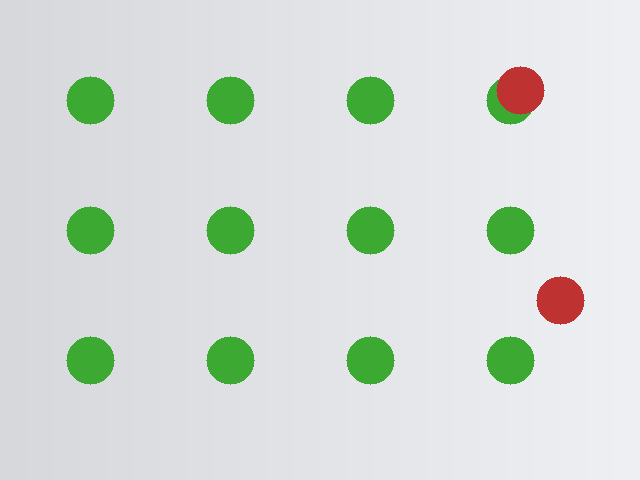
#> input picture lessons/python/素材/synth_balls.png, 640 x 480 px, found by its file name
$ python 5-3.py
#> lines starting #> are read from the running program, lines starting #| are printed output that depends on the picture; after the words box and inside, x2 and y2 are one past the last pixel; in counts of white or black regions, pixels touching at a corner belong together
# 练习 5-3：在 HSV 中取绿色圆球，统计像素、覆盖率与连通区域。
import cv2
import numpy as np


image = cv2.imread("素材/synth_balls.png")
#> image is the input picture: shape (480, 640, 3); mean B, G, R 217.3, 221.6, 214.1
hsv = cv2.cvtColor(image, cv2.COLOR_BGR2HSV)
#> hsv: shape (480, 640, 3); mean H, S, V 105.3, 20.3, 226.9
low = np.array([35, 80, 80], np.uint8)
high = np.array([85, 255, 255], np.uint8)
mask = cv2.inRange(hsv, low, high)
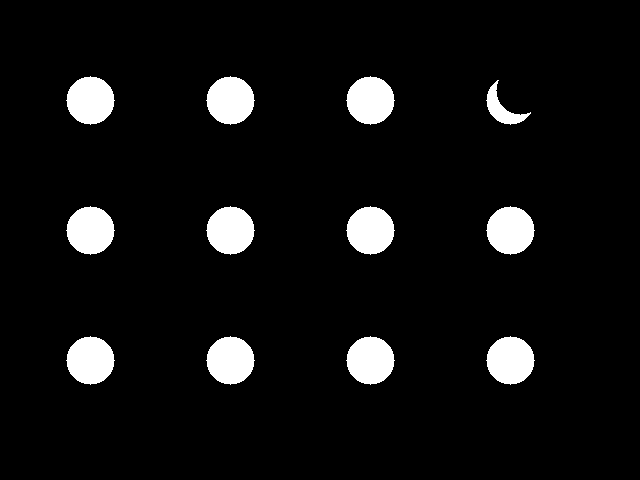
#> mask: shape (480, 640); 6.6% white; 12 white regions, largest, box (x1, y1, x2, y2) and area: (66, 76, 115, 125) 1793, (206, 76, 255, 125) 1793, (346, 76, 395, 125) 1793

print("green pixels:", int(mask.sum() // 255))
#| green pixels: 20389
print("coverage:", round(float(mask.mean() / 255.0), 4))
#| coverage: 0.0664
count, labels, stats, centers = cv2.connectedComponentsWithStats(mask)
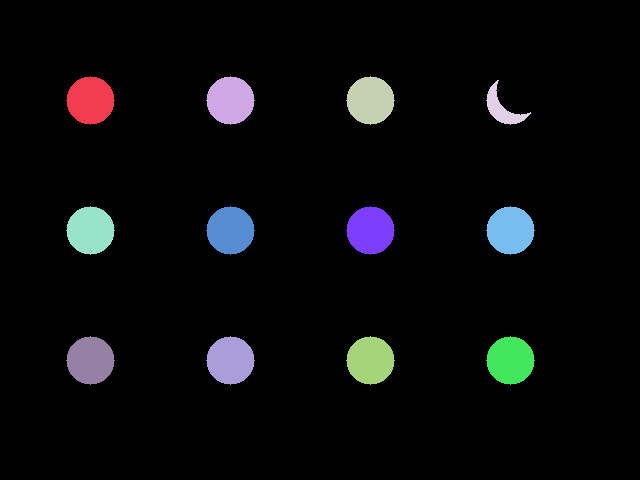
#> labels: shape (480, 640) int32; 13 distinct labels, from 0 to 12; one colour per label, 0 black
#> count = 13; stats = 13 rows, first 6: [0, 0, 640, 480, 286811], [66, 76, 49, 49, 1793], [206, 76, 49, 49, 1793], [346, 76, 49, 49, 1793], [486, 80, 45, 45, 666], [66, 206, 49, 49, 1793]; centers = 13 rows, first 8: [321.7, 239.6], [90, 100], [230, 100], [370, 100], [501.5, 108.5], [90, 230], [230, 230], [370, 230]
print("components:", count - 1)
#| components: 12
for index in range(1, count):
    x, y, w, h, area = stats[index]
    print("region:", int(area), (int(x), int(y), int(w), int(h)))
#> this loop made 12 passes
#> (x, y, w, h, area) on passes 1 to 12: (66, 76, 49, 49, 1793), (206, 76, 49, 49, 1793), (346, 76, 49, 49, 1793), (486, 80, 45, 45, 666), (66, 206, 49, 49, 1793), (206, 206, 49, 49, 1793), (346, 206, 49, 49, 1793), (486, 206, 49, 49, 1793), (66, 336, 49, 49, 1793), (206, 336, 49, 49, 1793), (346, 336, 49, 49, 1793), (486, 336, 49, 49, 1793)
#| region: 1793 (66, 76, 49, 49)
#| region: 1793 (206, 76, 49, 49)
#| region: 1793 (346, 76, 49, 49)
#| region: 666 (486, 80, 45, 45)
#| region: 1793 (66, 206, 49, 49)
#| region: 1793 (206, 206, 49, 49)
#| region: 1793 (346, 206, 49, 49)
#| region: 1793 (486, 206, 49, 49)
#> (further printed lines are left out)
print("mask saved:", bool(cv2.imwrite("out_green_mask.png", mask)))
#| mask saved: True
